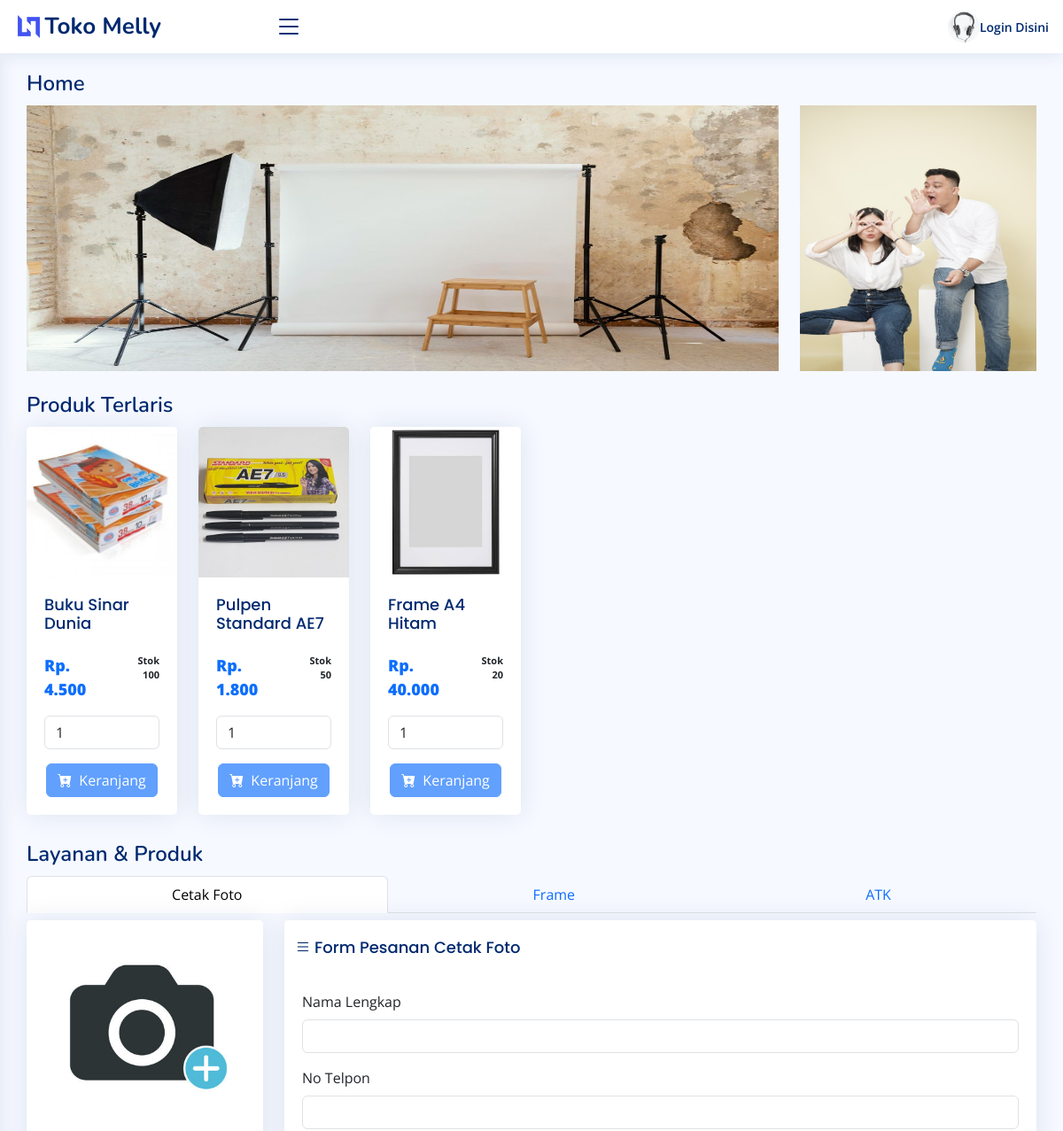
Before: / (upper part) with the older database file.
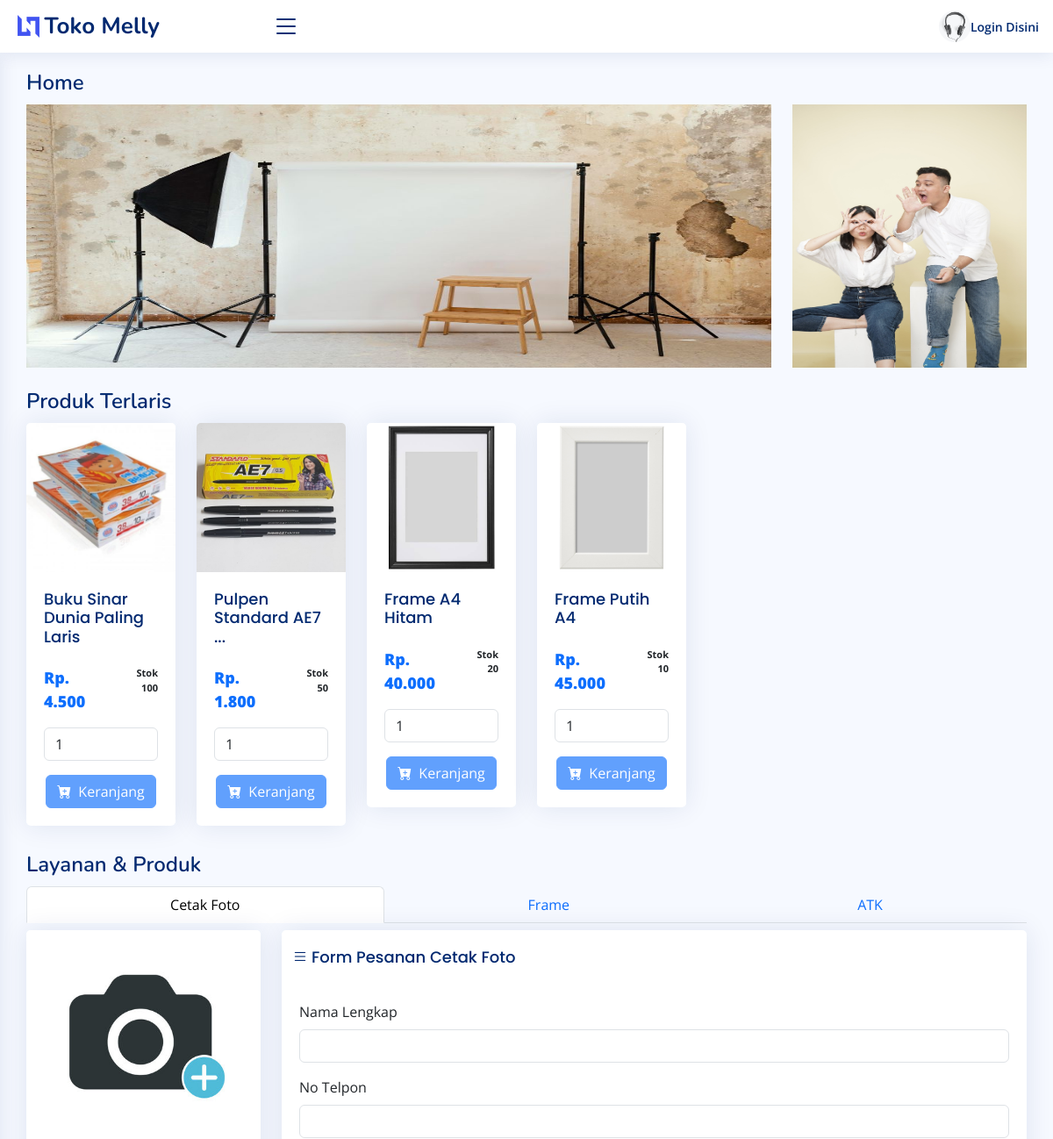
After: the same page with the newer database file.
### tables this page shows
CREATE TABLE `tbl_barang` (
  `id_barang` varchar(20) NOT NULL,
  `nm_barang` varchar(100) NOT NULL,
  `deskripsi` text NOT NULL,
  `jenis` enum('ATK','FRAME') NOT NULL,
  `harga` int NOT NULL,
  `diskon` int NOT NULL,
  `stok` int NOT NULL,
  `satuan` varchar(50) NOT NULL,
  `image` text NOT NULL,
  `record` timestamp NOT NULL
);

### application/controllers/User.php (called while the page is built, shortened)
<?php
class User extends CI_Controller
{
    public function __construct()
    {
        $this->load->model("M_data");
    }
    public function index()
    {
        $sessionRole = $this->session->userdata("role");
        $sessionLogin = $this->session->userdata("logged_in");
        if ($sessionLogin == true && $sessionRole == 2) {
            $data = array(
                "title" => "Home Page",
                "pages" => "home"
            );
            $this->load->view('structures/headerUser', $data);
            $this->load->view('structures/navbarUser');
            $this->load->view('structures/sidebarUser');
            $this->load->view('user/home');
            $this->load->view('structures/footer');
        } else if ($sessionLogin == true && $sessionRole == 1) {
            redirect(base_url("/Admin"));
        } else {
            $data = array(
                "title" => "Home Page",
                "pages" => "home",
                "data" => "disabled"
            );
            $this->load->view('structures/headerUser', $data);
            $this->load->view('structures/navbarUser');
            $this->load->view('structures/sidebarUser');
            $this->load->view('user/home');
            $this->load->view('structures/footer');
        }
    }
}

### index.php (called while the page is built, shortened)
<?php
require_once BASEPATH.'core/CodeIgniter.php';

### application/models/M_data.php (called while the page is built, shortened)
<?php
class M_data extends CI_Model
{
    function dataUkuran()
    {
        $this->db->select("*");
        $this->db->from("tbl_ukuran");
        return $this->db->get();
    }
    function dataAtk()
    {
        $this->db->select("*");
        $this->db->from("tbl_barang");
        $this->db->where("jenis='ATK'");
        return $this->db->get();
    }
    function dataFrame()
    {
        $this->db->select("*");
        $this->db->from("tbl_barang");
        $this->db->where("jenis='FRAME'");
        return $this->db->get();
    }
    function dataTerlaris()
    {
        $this->db->select("*");
        $this->db->from("tbl_barang");
        $this->db->limit(6);
        return $this->db->get();
    }
}

### application/views/user/home.php (the view, shortened to what the changed rows need)
<?php
if ($this->session->userdata("logged_in") == true) {
    $btn = "";
    $form = "disabled";
} else {
    $btn = "disabled";
}
?>
<main id="main" class="main">
    <section class="section dashboard">
        <div class="row">
            <div class="pagetitle">
                <h1>Home</h1>
            </div>
            <div class="pagetitle">
                <h1>Produk Terlaris</h1>
            </div>
            <div class="col-lg-12">
                <div class="row">
                    <?php
                    $get = $this->M_data->dataTerlaris()->result();
                    foreach ($get as $dt) {
                    ?>
                        <div class="col-lg-2">
                            <div class="card">
                                <form action="<?= base_url('/User/inputBarang') ?>" method="post">
                                    <img src="<?= base_url('/assets/img/barang/' . $dt->image) ?>" class="card-img-top" alt="...">
                                    <div class="card-body">
                                        <h5 class="card-title"><?= (str_word_count($dt->nm_barang) > 5) ? substr($dt->nm_barang, 0, 20) . "..." : $dt->nm_barang ?></h5>
                                        <div class="row p-0">
                                            <div class="col-lg-8">
                                                <p style="text-align: left; font-size: 18px; font-weight: bold; color: #0d6efd;"><b>Rp. <?= number_format($dt->harga, 0, ',', '.')  ?></b></p>
                                            </div>
                                            <div class="col-lg-4">
                                                <p style="text-align: right; font-size: 11px; font-weight: bold;">Stok <?= $dt->stok ?></p>
                                            </div>
                                        </div>
                                        <div class="col-lg-12 mb-3">
                                            <input type="number" class="form-control input-spinner" name="qtyBrg" id="qtyBrg" value="1" min="1" max="<?= $dt->stok ?>">
                                        </div>
                                        <div class="text-center">
                                            <button type="submit" class="btn btn-primary" <?= $btn ?>><i class="bi bi-cart-plus-fill me-1"></i> Keranjang</button>
                                        </div>
                                    </div>
                                </form>
                            </div>
                        </div>
                    <?php
                    }
                    ?>
                </div>
            </div>
            <div class="pagetitle">
                <h1>Layanan & Produk</h1>
            </div>
        </div>
    </section>
</main>

Changed rows visible on the page:
changed tbl_barang: nm_barang "Buku Sinar Dunia" → "Buku Sinar Dunia Paling Laris"
changed tbl_barang "Pulpen Standard AE7": nm_barang "Pulpen Standard AE7" → "Pulpen Standard AE7 Super Edan Mantap" (drawn)
added tbl_barang: image (picture), nm_barang "Frame Putih A4", harga "45.000", stok "10"
